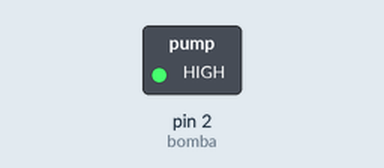
Bench run of a sketch on a simulated Arduino Uno, built with avr-gcc and run on an emulated ATmega328P. On the bench: switched loads named in the sketch (green lamp = pin HIGH). What the sketch prints to the serial monitor is not drawn.

Above: at 0.1 s.
Timing chart, 0 to 1.6 s (numbered marks = the images above):
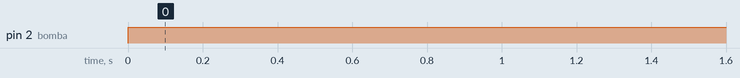

Measured:
- by itself, pin 2 (bomba): LOW → HIGH at 0.00 s

The sketch:

WaterPump__Relay.ino
```cpp
//Code for water pump. Biogardener.

//This circuit works to activate a 12V water pump, with a relay, 12V power supply. It is activated every hour.

int bomba = 2;

void setup() {

      pinMode(bomba,OUTPUT);
         Serial.begin(9600);

}

void loop() {

    digitalWrite(bomba, HIGH);
      Serial.println("Bomba en funcionamiento");
      delay(3600000);

      digitalWrite(bomba, LOW);
        Serial.println("Bomba no accionada");
          delay(3600000);


}
```
